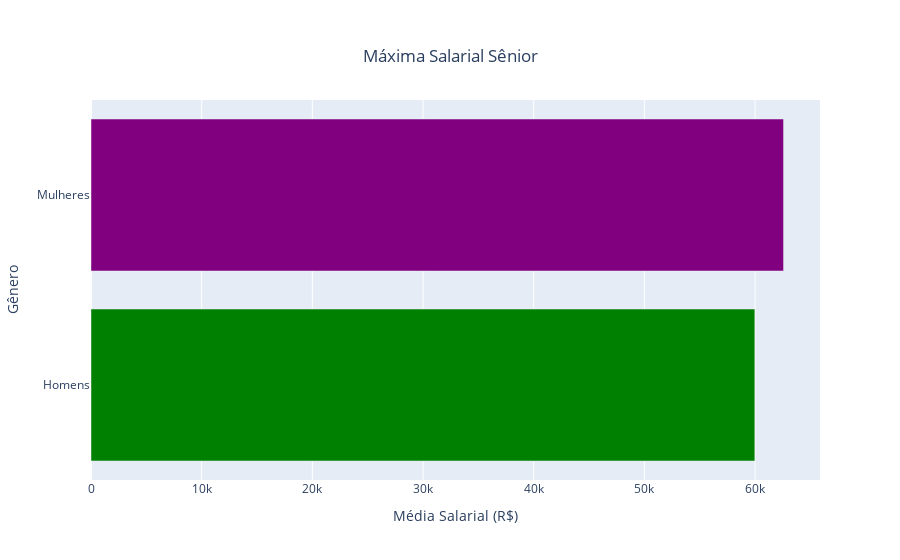

Notebook code cell kept with this figure:
### Markdown cell above
Comparando os boxplots masculinos e femininos para os cargos sênior, notamos que a média salárial é similar para os dois gêneros. 
Entretanto, para o gênero masculino as ocorrências de salários acima de R$20.000 são bem mais frequêntes.

### Code cell
cores_p=['green','purple']
valores= [maximosalarial_senior_homens,maximosalarial_senior_mulheres]
fig = go.Figure(go.Bar(
            x=valores,
            y=['Homens', 'Mulheres'],
            orientation='h',
            marker=dict(
            color=valores,  
            colorscale=cores_p,  
            #colorbar=dict(title='Média Salarial')  # Barra de cor
            )))

fig.update_layout(
    title={
        'text': 'Máxima Salarial Sênior',
        'x': 0.5,  
        'xanchor': 'center',  
        'yanchor': 'top'
    },
    xaxis_title='Média Salarial (R$)',
    yaxis_title='Gênero',

)

fig.show()

### Figure 1 — Plotly figure (JSON) as saved in the notebook; plotly's stock layout.template omitted (floating-point values rounded to 4 significant figures)
{"data": [{"marker": {"color": [59982, 62577], "colorscale": [[0, "green"], [1, "purple"]]}, "orientation": "h", "type": "bar", "x": [59982, 62577], "y": ["Homens", "Mulheres"]}], "layout": {"title": {"text": "Máxima Salarial Sênior", "x": 0.5, "xanchor": "center", "yanchor": "top"}, "xaxis": {"title": {"text": "Média Salarial (R$)"}}, "yaxis": {"title": {"text": "Gênero"}}}}
